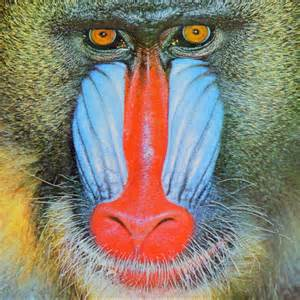
#> input picture week02/Practice_01/image1.jpg, 300 x 300 px
$ jupyter execute --allow-errors Practice_01-answer01.ipynb   (shell and % lines are left out)
#> lines starting #> are read from the running program, lines starting #| are printed output that depends on the picture
[cell 1]
# Imports the print function from newer versions of python
from __future__ import print_function

# Setup

# The Random module implements pseudo-random number generators
import random

# Numpy is the main package for scientific computing with Python.
# This will be one of our most used libraries in this class
import numpy as np

# The Time library helps us time code runtimes
import time

# The skimage is used for the image processing tasks
from skimage import data
from skimage.color import rgb2hsv, hsv2rgb

# Matplotlib is a useful plotting library for python
import matplotlib.pyplot as plt
# This code is to make matplotlib figures appear inline in the
# notebook rather than in a new window.

# Image Manipulation

In this part,you have several tasks to be implemented

- Load image_1 and display the image
- Resize the image or crop the image
- Point operator - change the color on pixels
- Histogram equalization

You need to complete the function/code  when you see "YOUR CODE"

### 1. Load an image and display it

Implement the function "load" to load image and the function "display" to plot the image

[cell 2]
image1_path = './image1.jpg'

#YOUR CODE#
def load(image_path):
    """
    Load image1.jpg by using the function matplotlib.pyplot
    """
#> called with image_path = './image1.jpg'
    #Implement your code here and return a Numpy data type
    img = plt.imread(image_path)
#> img is the input picture: shape (300, 300, 3); mean R, G, B 137.8, 129.1, 113.5
    return img

#YOUR CODE#
def display(img):
    # Show image
    plt.figure(figsize = (5,5))
    plt.imshow(img)
    plt.axis('off')
    plt.show()

[cell 3]
img = load(image1_path)
display(img)

Get the height and width (the size) of the image

[cell 4]
#YOUR CODE#
img.shape
#> Out = (300, 300, 3)

### 2. Crop the image

Implement the crop_image() method by taking in the starting row index, starting column index, number of rows, and number of columns, and outputting the cropped image.

Then, in the cell below, see if you can pull out a 100x100 square from each corner of the original image1: the top left, top right, bottom left, and bottom right.

[cell 5]
#YOUR CODE HERE
def crop_image(img,row_idx,col_idx,num_rows,num_cols):
#> called with row_idx = 2, col_idx = 3, num_rows = 20, num_cols = 50
    img_crop = img[row_idx:row_idx + num_rows, col_idx:col_idx+num_cols,:]
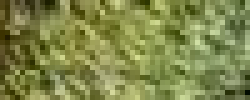
#> img_crop: shape (20, 50, 3) (shown 5 times larger); mean R, G, B 127.7, 134.9, 74.1
    return img_crop

[cell 6]
img_crop = crop_image(img,2,3,20,50)

[cell 7]
#Display the cropped image
display(img_crop)

### 3. Convert RGB color to HSV

Now you will try to convert RGB color of an image to HSV (Hue, Saturation, Value)(hint:using)

[cell 8]
#you can get a image from the skimage.data
rgb_img = data.coffee()
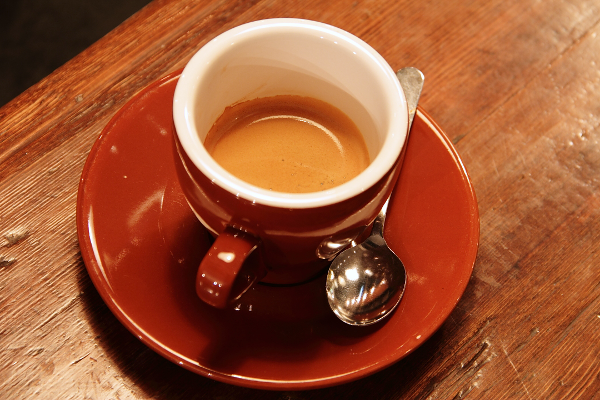
#> input picture skimage.data.coffee(), 600 x 400 px
#> rgb_img is the input picture: shape (400, 600, 3); mean R, G, B 158.6, 85.8, 51.5

##YOUR CODE###
##Convert RGB to HSV
hsv_img = rgb2hsv(rgb_img)
#> hsv_img: shape (400, 600, 3) float64; mean of channels 0, 1, 2 0.0586, 0.725, 0.622

#assign to a new variable for the following usage
hsv_img_new = hsv_img

hue_img = hsv_img[:, :, 0]
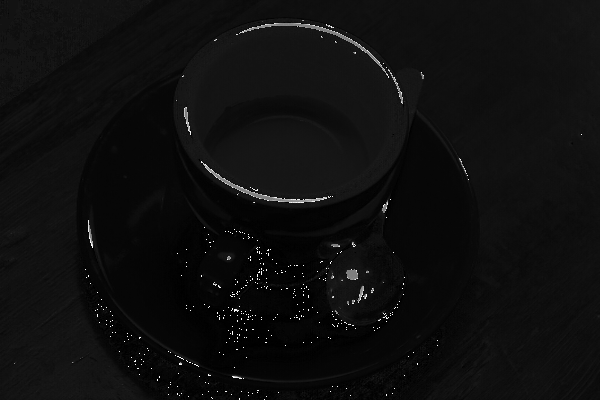
#> hue_img: shape (400, 600) float64; min 0, max 0.998, mean 0.0586
value_img = hsv_img[:, :, 2]
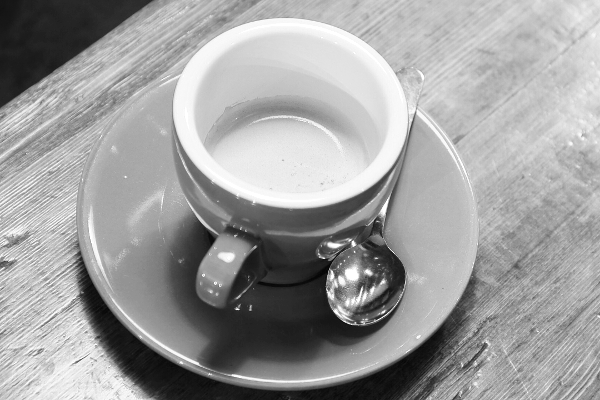
#> value_img: shape (400, 600) float64; min 0.00392, max 1, mean 0.622
sat_img = hsv_img[:, :, 1]
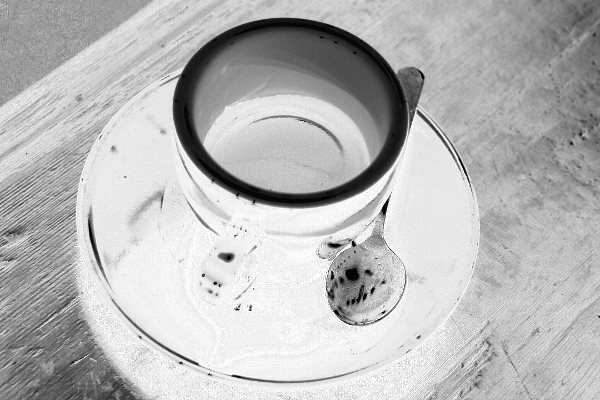
#> sat_img: shape (400, 600) float64; min 0, max 1, mean 0.725

[cell 9]
#Using the "display" function to display the RGB imge

[cell 10]
display(rgb_img)

Now, display the "Hue" and "value" channel.

[cell 11]
#YOUR CODE#

#display(hue_img)
plt.imshow(hue_img, cmap="gray")

[cell 12]
#YOUR CODE#
display(value_img)

[cell 13]
#YOUR CODE#
# Change the "V"channel by a factor of 2, making the image brighter
hsv_img_new[:, :, 2] = hsv_img[:, :, 2]*2
#> hsv_img_new: shape (400, 600, 3) float64; mean of channels 0, 1, 2 0.0586, 0.725, 1.24

[cell 14]
#YOUR CODE#
# Convert the hsv_img_new from "HSV" to "RBG"
rbg_new = hsv2rgb(hsv_img_new)

[cell 15]
# YOUR CODE #
# Display the new image "rbg_new "
display(rbg_new)
#> in display (call 5), `plt.show()`:
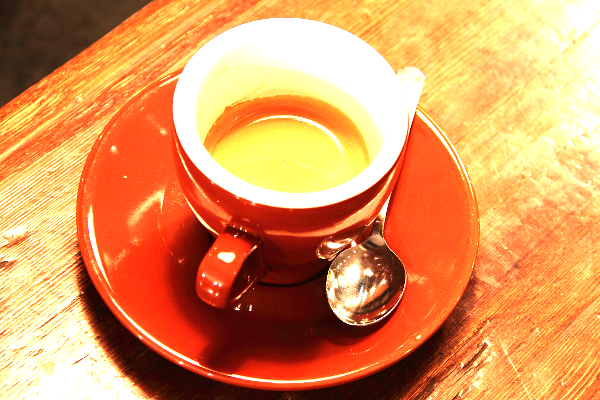
#> shown: shape (400, 600, 3) float64; mean R, G, B 0.874, 0.591, 0.364

You can also try to change the channel "Saturate" and "value", and then see the results

### 4. Plot the  histogram of the image and perform histogram equalization

Implement the function of "hist_display" to display the histogram of the image

[cell 16]
image3_path = './image3.png'
img = load(image3_path)
#> call 2 of load, with image_path = './image3.png'
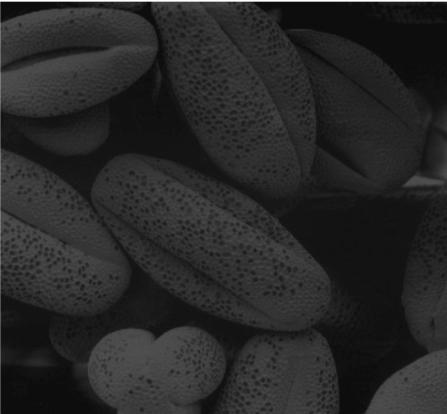
#> input picture week02/Practice_01/image3.png, 447 x 414 px
#> in load, img is the input picture: shape (414, 447, 4) float32; mean R, G, B, A 0.151, 0.151, 0.151, 0.995
display(img)

Now your task is to perform equalization on the above image, the expected result is as below:


[cell 17]
#YOUR CODE#
## Check the range of image values

the pixel values are stored as 8-bit integer numbers that can take values in the range 0-255. However, pixel values may also be stored with other types and ranges. For example, some scikit-image functions return the pixel values as floating point numbers in the range 0-1. The type and range of the pixel values are important for the colorscale when plotting, and for masking and thresholding images as we will see later in the lesson. If you are unsure about the type of the pixel values, you can inspect it with print(image.dtype). For the example above, you should find that it is dtype('uint8') indicating 8-bit integer numbers or float32 float number

you can convert float32 [0,1] to integer number [0,255]

[cell 18]
img *= 255
img = img.astype(int)

[cell 19]
display(img)

[cell 20]
##YOUR CODE##
##Plot the histogram

# put pixels in a 1D array by flattening out img array
flat = img.flatten()

# show the histogram
plt.hist(flat, bins=50)
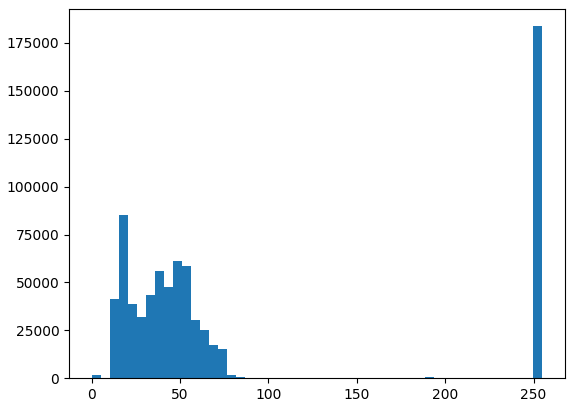
#> figure drawn by matplotlib, 1 panel; tallest bar 183752 high, from x = 249.9 to 255

We have our histogram, and we can take the next step towards equalization by computing the cumulative sum of the histogram

[cell 21]
#YOUR CODE ##
# calculate and plot the cumulative sum of the histogram #
#Hint:using numpy library
hist, _ = np.histogram(flat, 256, [0, 255])
#> hist = 256 values, max 183752 at index 255, min 0 at index 1, mean 2891.5
#> (the rest of this cell did not finish here and is left out)
